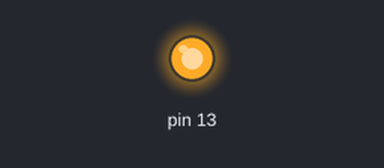
Recording of a sketch running on a simulated Arduino Uno, built with avr-gcc and run on an emulated ATmega328P. Parts: output pins drawn as LEDs (lit = HIGH).

Above: at 2.0 s.
At 8.1 s:
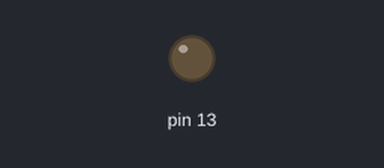
Timing chart, 0 to 12.7 s (numbered marks = the images above):
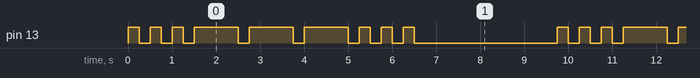

The sketch:

CreateLibrary.ino
```cpp
#include "LedBlink.h"

Morse Morse(13);

void setup()
{
}

void loop()
{
  Morse.dot();
  Morse.dot();
  Morse.dot();

  Morse.dash();
  Morse.dash();
  Morse.dash();

  Morse.dot();
  Morse.dot();
  Morse.dot();

  delay(3000);
}
```

LedBlink.cpp
```cpp
#include "Arduino.h"
#include "LedBlink.h"

Morse::Morse(int pin)
{
  pinMode(pin, OUTPUT);
  _pin = pin;
}

void Morse::dot()
{
  digitalWrite(_pin, HIGH);
  delay(250);
  digitalWrite(_pin, LOW);
  delay(250);
}

void Morse::dash()
{
  digitalWrite(_pin, HIGH);
  delay(1000);
  digitalWrite(_pin, LOW);
  delay(250);
}
```

LedBlink.h
```cpp
#ifndef LedBlink_h
#define LedBlink_h

#include "Arduino.h"
class Morse
{
  public:
    Morse(int pin);
    void dot();
    void dash();
  private:
    int _pin;
};
#endif
```

Measured:
- by itself, pin 13: repeats every 9.8 s: 2 × (LOW 0.25 s, HIGH 0.25 s), 3 × (LOW 0.25 s, HIGH 1.0 s), 3 × (LOW 0.25 s, HIGH 0.25 s), LOW 3.3 s, HIGH 0.25 s
- by itself, everything shown: repeats every 9.8 s, in 18 steps
